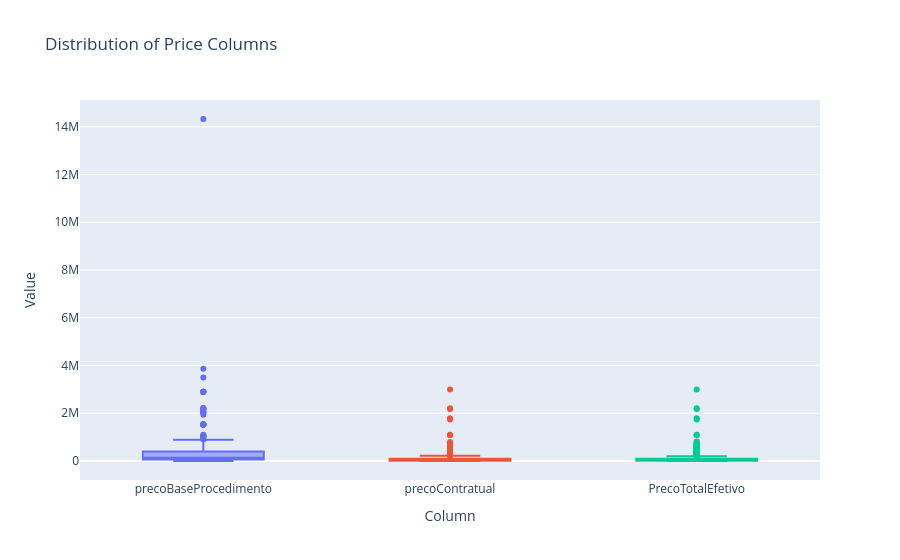

Write notebook code for a chart like this one.
### Markdown cell above
### <font size=6>3.3.7 Price Columns</font> <a class="anchor" id="3.3.7"></a>
  
[Back to TOC](#toc)

### Code cell
# keep idcontrato
price_cols = ['precoBaseProcedimento', 'precoContratual', 'PrecoTotalEfetivo']
box_df = subset[['idcontrato'] + price_cols].copy()

# convert only price columns
box_df[price_cols] = box_df[price_cols].apply(pd.to_numeric, errors='coerce')

# melt while keeping idcontrato
long_df = box_df.melt(
    id_vars='idcontrato',
    var_name='Column',
    value_name='Value'
).dropna()

fig = px.box(
    long_df,
    x='Column',
    y='Value',
    color='Column',
    points='outliers',
    title='Distribution of Price Columns',
    hover_data=['idcontrato'] 
)

fig.update_layout(showlegend=False)
fig.show()

### Figure 1 — Plotly figure (JSON) as saved in the notebook; plotly's stock layout.template omitted (floating-point values rounded to 4 significant figures; data arrays with more than 128 entries replaced by an {"elided": "..."} marker saying what was removed)
{"data": [{"alignmentgroup": "True", "boxpoints": "outliers", "customdata": {"elided": "690x1 int values"}, "hovertemplate": "Column=%{x}<br>Value=%{y}<br>idcontrato=%{customdata[0]}<extra></extra>", "legendgroup": "precoBaseProcedimento", "marker": {"color": "#636efa"}, "name": "precoBaseProcedimento", "notched": false, "offsetgroup": "precoBaseProcedimento", "orientation": "v", "showlegend": true, "type": "box", "x": {"elided": "690 str values"}, "x0": " ", "xaxis": "x", "y": {"elided": "690 float values"}, "y0": " ", "yaxis": "y"}, {"alignmentgroup": "True", "boxpoints": "outliers", "customdata": {"elided": "690x1 int values"}, "hovertemplate": "Column=%{x}<br>Value=%{y}<br>idcontrato=%{customdata[0]}<extra></extra>", "legendgroup": "precoContratual", "marker": {"color": "#EF553B"}, "name": "precoContratual", "notched": false, "offsetgroup": "precoContratual", "orientation": "v", "showlegend": true, "type": "box", "x": {"elided": "690 str values"}, "x0": " ", "xaxis": "x", "y": {"elided": "690 float values"}, "y0": " ", "yaxis": "y"}, {"alignmentgroup": "True", "boxpoints": "outliers", "customdata": {"elided": "690x1 int values"}, "hovertemplate": "Column=%{x}<br>Value=%{y}<br>idcontrato=%{customdata[0]}<extra></extra>", "legendgroup": "PrecoTotalEfetivo", "marker": {"color": "#00cc96"}, "name": "PrecoTotalEfetivo", "notched": false, "offsetgroup": "PrecoTotalEfetivo", "orientation": "v", "showlegend": true, "type": "box", "x": {"elided": "690 str values"}, "x0": " ", "xaxis": "x", "y": {"elided": "690 float values"}, "y0": " ", "yaxis": "y"}], "layout": {"boxmode": "overlay", "legend": {"title": {"text": "Column"}, "tracegroupgap": 0}, "showlegend": false, "title": {"text": "Distribution of Price Columns"}, "xaxis": {"anchor": "y", "categoryarray": ["precoBaseProcedimento", "precoContratual", "PrecoTotalEfetivo"], "categoryorder": "array", "domain": [0, 1], "title": {"text": "Column"}}, "yaxis": {"anchor": "x", "domain": [0, 1], "title": {"text": "Value"}}}}
